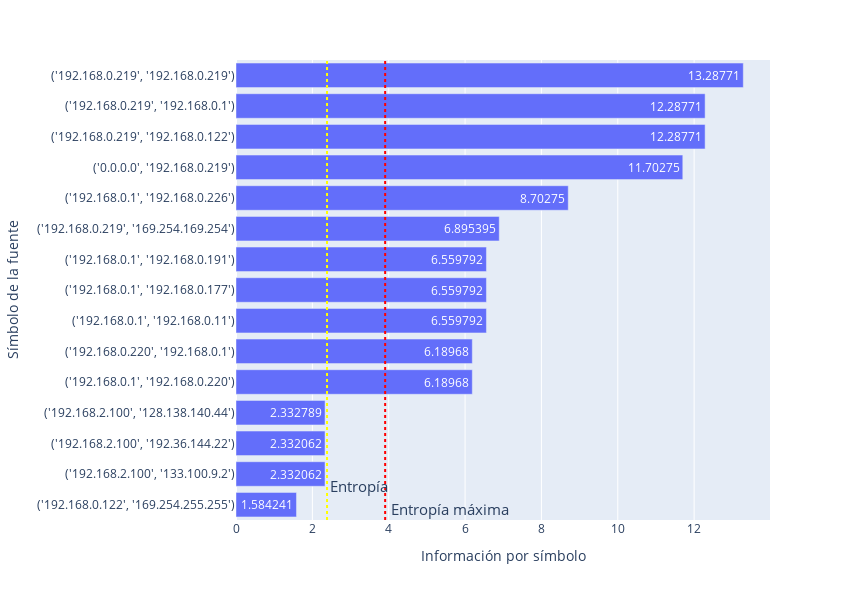

This figure's notebook cell:
### Code cell
def informacionPorSimbolo(df):

    fig = px.bar(df,
        y= 'simbolo', 
        x= 'información',
        labels={
                "simbolo": "Símbolo de la fuente",
                "información": "Información por símbolo",
                        },
        height= 600,
        width= 850,
        text_auto=True,
        orientation='h')
    entropia_maxima = log2(len(df))
    fig.add_vline(x=entropia,  line_dash="dot",
    line_color="yellow",
    annotation_text="Entropía",
    annotation=dict(
        x=2.4,
        y=0.1,
        font_size=15),)
    fig.add_vline(x=entropia_maxima,
    line_dash="dot",
    line_color="red",
    annotation_text="Entropía máxima",
    annotation=dict(
        x=4,
        y=0.05,
        font_size=15),)
    fig.show()
informacionPorSimbolo(df_s2)

### Figure 1 — Plotly figure (JSON) as saved in the notebook; plotly's stock layout.template omitted (floating-point values rounded to 4 significant figures)
{"data": [{"alignmentgroup": "True", "hovertemplate": "Información por símbolo=%{x}<br>Símbolo de la fuente=%{y}<extra></extra>", "legendgroup": "", "marker": {"color": "#636efa", "pattern": {"shape": ""}}, "name": "", "offsetgroup": "", "orientation": "h", "showlegend": false, "textposition": "auto", "texttemplate": "%{x}", "type": "bar", "x": [1.584, 2.332, 2.332, 2.333, 6.19, 6.19, 6.56, 6.56, 6.56, 6.895, 8.703, 11.7, 12.29, 12.29, 13.29], "xaxis": "x", "y": ["('192.168.0.122', '169.254.255.255')", "('192.168.2.100', '133.100.9.2')", "('192.168.2.100', '192.36.144.22')", "('192.168.2.100', '128.138.140.44')", "('192.168.0.1', '192.168.0.220')", "('192.168.0.220', '192.168.0.1')", "('192.168.0.1', '192.168.0.11')", "('192.168.0.1', '192.168.0.177')", "('192.168.0.1', '192.168.0.191')", "('192.168.0.219', '169.254.169.254')", "('192.168.0.1', '192.168.0.226')", "('0.0.0.0', '192.168.0.219')", "('192.168.0.219', '192.168.0.122')", "('192.168.0.219', '192.168.0.1')", "('192.168.0.219', '192.168.0.219')"], "yaxis": "y"}], "layout": {"annotations": [{"font": {"size": 15}, "showarrow": false, "text": "Entropía", "x": 2.4, "xanchor": "left", "xref": "x", "y": 0.1, "yanchor": "top", "yref": "y domain"}, {"font": {"size": 15}, "showarrow": false, "text": "Entropía máxima", "x": 4, "xanchor": "left", "xref": "x", "y": 0.05, "yanchor": "top", "yref": "y domain"}], "barmode": "relative", "height": 600, "legend": {"tracegroupgap": 0}, "margin": {"t": 60}, "shapes": [{"line": {"color": "yellow", "dash": "dot"}, "type": "line", "x0": 2.384, "x1": 2.384, "xref": "x", "y0": 0, "y1": 1, "yref": "y domain"}, {"line": {"color": "red", "dash": "dot"}, "type": "line", "x0": 3.907, "x1": 3.907, "xref": "x", "y0": 0, "y1": 1, "yref": "y domain"}], "width": 850, "xaxis": {"anchor": "y", "domain": [0, 1], "title": {"text": "Información por símbolo"}}, "yaxis": {"anchor": "x", "domain": [0, 1], "title": {"text": "Símbolo de la fuente"}}}}
